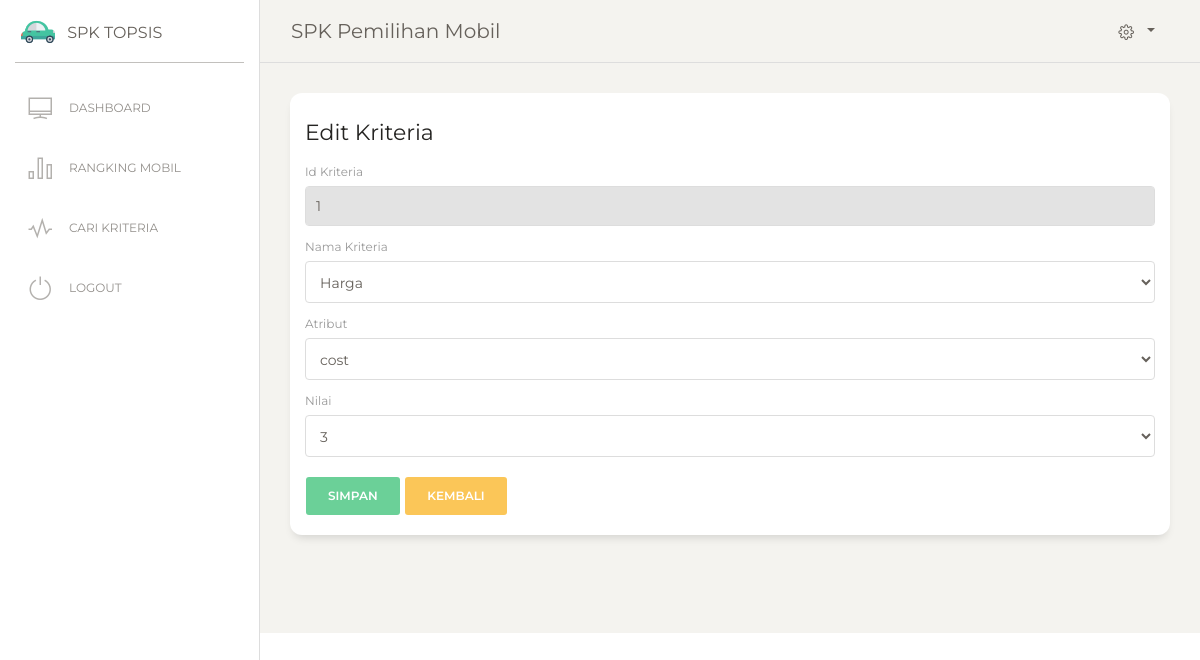
Page /editkriteria.php?idk=1 (signed in) on the committed database.
### tables this page shows
CREATE TABLE IF NOT EXISTS `tb_kriteria` (
  `id_kriteria` int(11) NOT NULL AUTO_INCREMENT,
  `atribut` varchar(50) NOT NULL,
  `bobot_nilai` varchar(50) NOT NULL,
  `nama_kriteria` varchar(50) NOT NULL,
  PRIMARY KEY (`id_kriteria`)
);

### editkriteria.php (the view, shortened to what this page needs)
<?php
include "header.php";
include "menu.php";
include("connect.php");
?>
    <?php
    $id=$_GET['idk'];
    $show_kelas="SELECT * FROM tb_kriteria WHERE id_kriteria='$id'";
    $hasil_kelas=mysql_query($show_kelas,$koneksi);
    $view_kelas=mysql_fetch_row($hasil_kelas);
    ?>
<div class="content">
  <div class="row">
    <div class="col-md-12">
      <div class="card ">
        <div class="card-header ">
          <h5 class="card-title">Edit Kriteria</h5>
                  <form action="" method="post" enctype="multipart/form-data">
                                <div class="form-group">
                                <label>Id Kriteria</label>
                                <input readonly type="text" class="form-control" name="id_kriteria" value="<?php print($view_kelas[0]);?>"/>
                              </div>
                              <div class="form-group">
                                <label>Nama Kriteria</label>
                                <select class="form-control" name="kriteria">
                                <?php
                                $tampil=mysql_query("SELECT * FROM tb_kriteria ORDER BY id_kriteria");
                                while($w=mysql_fetch_array($tampil)){
                                  if ($view_kelas[1]==$w[id_kriteria]){
                                    echo "<option value=$w[id_kriteria] selected>$w[nama_kriteria]</option>";
                                  }
                                  else{
                                    echo "<option value=$w[id_kriteria]>$w[nama_kriteria]</option>";
                                  }
                                }
                                ?>
                                </select>
                              </div>
                              <div class="form-group">
                                <label>Atribut</label>
                                <select class="form-control" name="atribut">
                                              <?php
                                              if ($view_kelas[1]=='benefit'){
                                                echo '
                                                <option value="benefit" selected>benefit</option>
                                                <option value="cost">cost</option>
                                                ';
                                              } else {
                                                echo '
                                                <option value="benefit">benefit</option>
                                                <option value="cost" selected>cost</option>
                                                ';
                                              }
                                              ?>
                                            </select>
                              </div>
                              <div class="form-group">
                                <label>Nilai</label>
                                <select class="form-control" name="nilai">
                                              <?php
                                              if ($view_kelas[2]=='1'){
                                                echo '
                                                <option value="1" selected>1</option>
                                                <option value="2">2</option>
                                                <option value="3">3</option>
                                                <option value="4">4</option>
                                                <option value="5">5</option>
                                                ';
                                              } else if ($view_kelas[2]=='3') {
                                                echo '
                                                <option value="1">1</option>
                                                <option value="2">2</option>
                                                <option value="3" selected>3</option>
                                                <option value="4">4</option>
                                                <option value="5">5</option>
                                                ';
                                              } else if ($view_kelas[2]=='4') {
                                                echo '
                                                <option value="1">1</option>
                                                <option value="2">2</option>
                                                <option value="3">3</option>
                                                <option value="4" selected>4</option>
                                                <option value="5">5</option>
                                                ';
                                              }
                                              ?>
                                            </select>
                              </div>
                              <div class="form-group">
                                <input class="btn btn-success" type="submit" value="Simpan" />
                                <a class="btn btn-warning" href="kriteria.php">Kembali</a>
                              </div>
                            </form>
                            </div>
                        </div>
                    </div>
                </div>
            </div>
<?php
include "footer.php";
?>

### rows in the picture
tb_kriteria: id_kriteria "1", atribut "cost", nilai "3"

### other values in the picture
form field kriteria "Harga"
